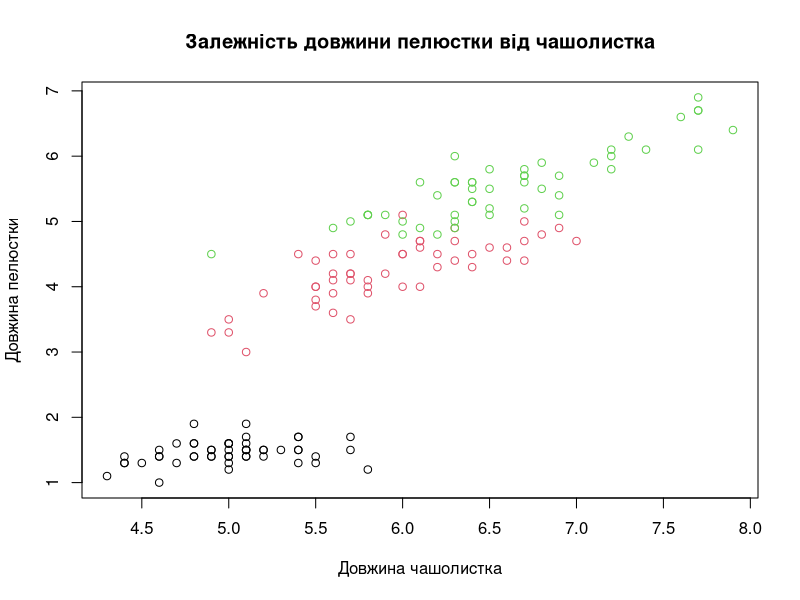
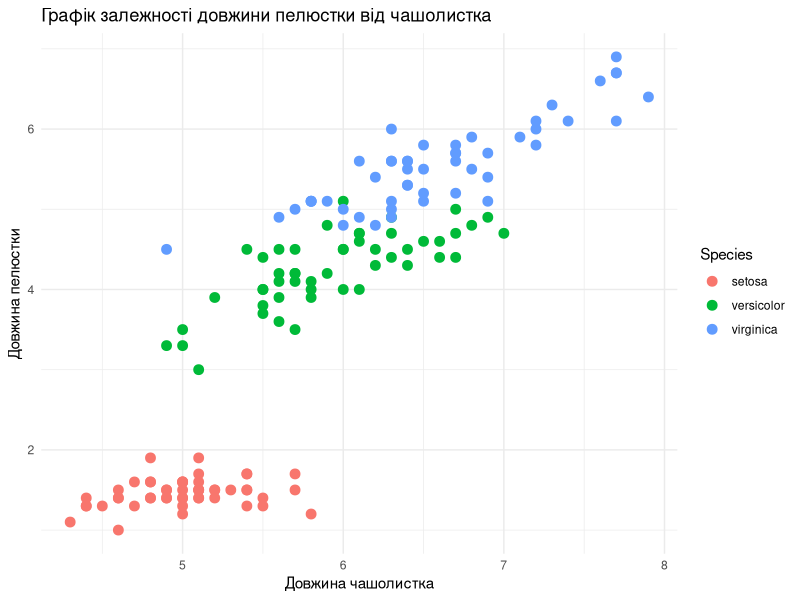

Reproduce these figures in R, in order.
# Завдання 1: Базові типи векторів

# Вектори чисел
v1 <- c(1, 2, 3)
v2 <- seq(1, 10, by=2)  # послідовність
v3 <- rep(5, times=4)   # повторення

# Вектори різних типів
char_vector <- c("A", "B", "C")
logical_vector <- c(TRUE, FALSE, TRUE)

# Конкатенація
concat <- c(v1, v2)

print(v1)
print(v2)
print(v3)
print(concat)

A <- matrix(c(1,0,4,-4,2,1), nrow=3, byrow=TRUE)
B <- matrix(c(1,-1,2,3,1,-5), nrow=3, byrow=TRUE)
C <- matrix(c(3,4,1,-3,8,6), nrow=3, byrow=TRUE)

result <- 3*A + 4*B - 2*C
print(result)

# Масив: наприклад частоти фонем у мовах
array_data <- array(1:24, dim = c(3,4,2))
print(array_data)

# Список: прикладна лінгвістика
linguistics_list <- list(
  language = "Ukrainian",
  phonemes = c("a", "i", "u"),
  count = 3
)
print(linguistics_list)

# Категорії частин мови
parts_of_speech <- c("noun", "verb", "adjective", "noun", "verb")
pos_factor <- factor(parts_of_speech)
print(pos_factor)

# Впорядкований фактор
frequency <- c("low", "medium", "high", "low", "high")
freq_ordered <- factor(frequency, ordered=TRUE, levels=c("low", "medium", "high"))
print(freq_ordered)

# Таблиця частот слів
words_df <- data.frame(
  word = c("the", "of", "and", "to"),
  freq = c(2200, 1500, 1300, 1100)
)
print(words_df)

# Завантаження та перегляд iris
data(iris)
summary(iris)

# Побудова базового графіка
plot(iris$Sepal.Length, iris$Petal.Length, col=iris$Species,
     main="Залежність довжини пелюстки від чашолистка",
     xlab="Довжина чашолистка", ylab="Довжина пелюстки")

# Якщо не встановлено, то встановити:
# install.packages("ggplot2")

library(ggplot2)

ggplot(iris, aes(x=Sepal.Length, y=Petal.Length, color=Species)) +
  geom_point(size=3) +
  theme_minimal() +
  labs(title="Графік залежності довжини пелюстки від чашолистка",
       x="Довжина чашолистка", y="Довжина пелюстки")